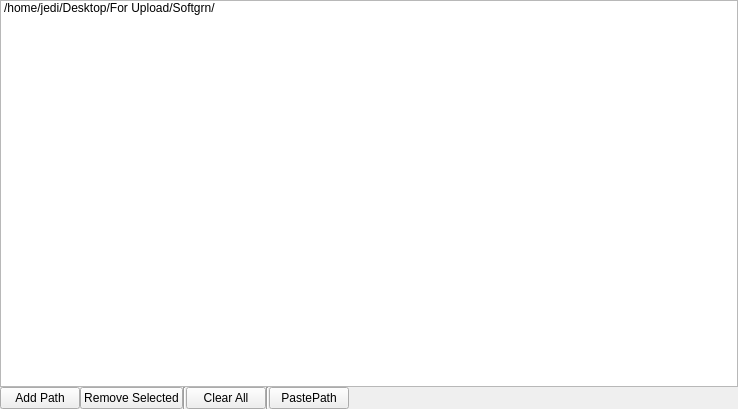
<?xml version="1.0" encoding="UTF-8"?>
<ui version="4.0">
 <class>CommonListWidget</class>
 <widget class="QWidget" name="CommonListWidget">
  <property name="geometry">
   <rect>
    <x>0</x>
    <y>0</y>
    <width>738</width>
    <height>409</height>
   </rect>
  </property>
  <property name="windowTitle">
   <string>Form</string>
  </property>
  <layout class="QVBoxLayout" name="verticalLayout">
   <property name="spacing">
    <number>0</number>
   </property>
   <property name="leftMargin">
    <number>0</number>
   </property>
   <property name="topMargin">
    <number>0</number>
   </property>
   <property name="rightMargin">
    <number>0</number>
   </property>
   <property name="bottomMargin">
    <number>0</number>
   </property>
   <item>
    <widget class="QListWidget" name="listWidget">
     <item>
      <property name="text">
       <string>/home/jedi/Desktop/For Upload/Softgrn/</string>
      </property>
     </item>
    </widget>
   </item>
   <item>
    <layout class="QHBoxLayout" name="horizontalLayout">
     <item>
      <widget class="QPushButton" name="addPathButton">
       <property name="text">
        <string>Add Path</string>
       </property>
      </widget>
     </item>
     <item>
      <widget class="QPushButton" name="removeSelectedButton">
       <property name="text">
        <string>Remove Selected</string>
       </property>
      </widget>
     </item>
     <item>
      <widget class="Line" name="line_2">
       <property name="orientation">
        <enum>Qt::Vertical</enum>
       </property>
      </widget>
     </item>
     <item>
      <widget class="QPushButton" name="clearAllButton">
       <property name="text">
        <string>Clear All</string>
       </property>
      </widget>
     </item>
     <item>
      <widget class="Line" name="line">
       <property name="orientation">
        <enum>Qt::Vertical</enum>
       </property>
      </widget>
     </item>
     <item>
      <widget class="QPushButton" name="pastePathButton">
       <property name="text">
        <string>PastePath</string>
       </property>
      </widget>
     </item>
     <item>
      <spacer name="horizontalSpacer">
       <property name="orientation">
        <enum>Qt::Horizontal</enum>
       </property>
       <property name="sizeHint" stdset="0">
        <size>
         <width>40</width>
         <height>20</height>
        </size>
       </property>
      </spacer>
     </item>
    </layout>
   </item>
  </layout>
 </widget>
 <resources/>
 <connections>
  <connection>
   <sender>clearAllButton</sender>
   <signal>clicked()</signal>
   <receiver>listWidget</receiver>
   <slot>clear()</slot>
   <hints>
    <hint type="sourcelabel">
     <x>286</x>
     <y>391</y>
    </hint>
    <hint type="destinationlabel">
     <x>286</x>
     <y>273</y>
    </hint>
   </hints>
  </connection>
  <connection>
   <sender>removeSelectedButton</sender>
   <signal>clicked()</signal>
   <receiver>listWidget</receiver>
   <slot>clearSelection()</slot>
   <hints>
    <hint type="sourcelabel">
     <x>195</x>
     <y>385</y>
    </hint>
    <hint type="destinationlabel">
     <x>186</x>
     <y>234</y>
    </hint>
   </hints>
  </connection>
 </connections>
</ui>
